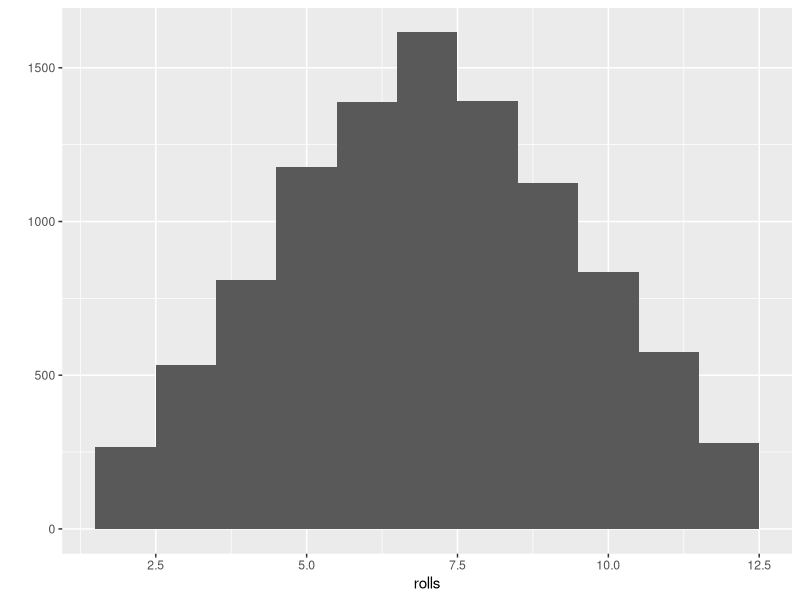

Reproduce this figure in R.
# ST 516 - Lab 2 by Paul ReFalo  ========
library(ggplot2)

roll <- function(bones = 1:6) {
  dice <- sample(bones, size = 2, replace = TRUE)
  sum(dice)
}

numberOfRolls <- 10000
rolls <- replicate(numberOfRolls, roll()) # Roll the dice 10 times! 
rolls # Show the results, stored in the "rolls" vector

qplot(rolls, binwidth = 1) # Histogram of our roll outcomes

rolls == 7 # Gives a logical vector of "TRUE" (lucky 7) and "FALSE" (not lucky 7)
sum(rolls == 7) # R knows to count "TRUE" as 1, "FALSE" as 0
result <- sum(rolls == 7) / numberOfRolls # Divide by 10 to get a proportion
result

oneSixth <- 1/6
oneSixth

delta <- abs(result - oneSixth)
delta
# The difference, or delta, between the arithmatic value of 1/6 and our result is quite small but not exact.  
# This demonstrates that this process is random since it differs from the arithmatic value of 1/6.
# This is the Law of large numbers.  As our sample size gets larger, the result converges on 1/6

5 > 2
5 < 7

x <- c(1, 2, 3, 4, 5, 6, 7, 8)
x > 4
x[x > 4] # return elements of x that are greater than four

x[x > 4 & x <= 6] # Two conditions, linked by "&"

x[x > 6 | x < 3] # Two conditions, linked by "|"

